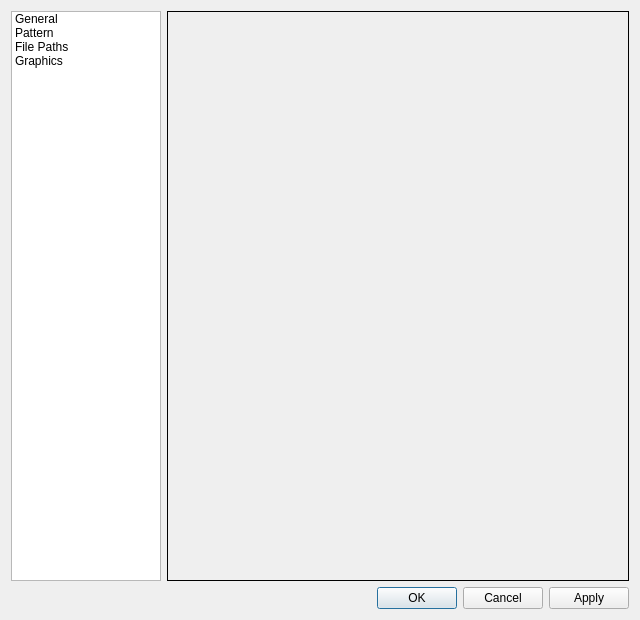
<?xml version="1.0" encoding="UTF-8"?>
<ui version="4.0">
 <class>DialogPreferences</class>
 <widget class="QDialog" name="DialogPreferences">
  <property name="geometry">
   <rect>
    <x>0</x>
    <y>0</y>
    <width>640</width>
    <height>620</height>
   </rect>
  </property>
  <property name="sizePolicy">
   <sizepolicy hsizetype="Preferred" vsizetype="Preferred">
    <horstretch>0</horstretch>
    <verstretch>0</verstretch>
   </sizepolicy>
  </property>
  <property name="minimumSize">
   <size>
    <width>640</width>
    <height>620</height>
   </size>
  </property>
  <property name="maximumSize">
   <size>
    <width>800</width>
    <height>620</height>
   </size>
  </property>
  <property name="windowTitle">
   <string>Application Preferences</string>
  </property>
  <property name="windowIcon">
   <iconset resource="../../../libs/vmisc/share/resources/theme.qrc">
    <normaloff>:/tsvg/spectrum/Settings.tsvg</normaloff>:/tsvg/spectrum/Settings.tsvg</iconset>
  </property>
  <layout class="QVBoxLayout" name="verticalLayout">
   <item>
    <layout class="QHBoxLayout" name="horizontalLayout">
     <item>
      <widget class="QListWidget" name="contents_ListWidget">
       <property name="minimumSize">
        <size>
         <width>150</width>
         <height>0</height>
        </size>
       </property>
       <property name="maximumSize">
        <size>
         <width>150</width>
         <height>16777215</height>
        </size>
       </property>
       <property name="focusPolicy">
        <enum>Qt::TabFocus</enum>
       </property>
       <property name="iconSize">
        <size>
         <width>20</width>
         <height>20</height>
        </size>
       </property>
       <property name="textElideMode">
        <enum>Qt::ElideMiddle</enum>
       </property>
       <property name="movement">
        <enum>QListView::Static</enum>
       </property>
       <property name="spacing">
        <number>2</number>
       </property>
       <property name="viewMode">
        <enum>QListView::ListMode</enum>
       </property>
       <property name="currentRow">
        <number>-1</number>
       </property>
       <item>
        <property name="text">
         <string>General</string>
        </property>
        <property name="icon">
         <iconset resource="../../../libs/vmisc/share/resources/icon.qrc">
          <normaloff>:/tsvg/spectrum/Settings.tsvg</normaloff>:/tsvg/spectrum/Settings.tsvg</iconset>
        </property>
        <property name="flags">
         <set>ItemIsSelectable|ItemIsUserCheckable|ItemIsEnabled</set>
        </property>
       </item>
       <item>
        <property name="text">
         <string>Pattern</string>
        </property>
        <property name="icon">
         <iconset resource="../../../libs/vmisc/share/resources/icon.qrc">
          <normaloff>:/tsvg/seamly/pattern_config.tsvg</normaloff>:/tsvg/seamly/pattern_config.tsvg</iconset>
        </property>
        <property name="flags">
         <set>ItemIsSelectable|ItemIsUserCheckable|ItemIsEnabled</set>
        </property>
       </item>
       <item>
        <property name="text">
         <string>File Paths</string>
        </property>
        <property name="icon">
         <iconset resource="../../../libs/vmisc/share/resources/icon.qrc">
          <normaloff>:/tsvg/spectrum/Folder.tsvg</normaloff>:/tsvg/spectrum/Folder.tsvg</iconset>
        </property>
        <property name="flags">
         <set>ItemIsSelectable|ItemIsUserCheckable|ItemIsEnabled</set>
        </property>
       </item>
       <item>
        <property name="text">
         <string>Graphics</string>
        </property>
        <property name="icon">
         <iconset resource="../../../libs/vmisc/share/resources/icon.qrc">
          <normaloff>:/tsvg/spectrum/DeviceDesktop.tsvg</normaloff>:/tsvg/spectrum/DeviceDesktop.tsvg</iconset>
        </property>
        <property name="flags">
         <set>ItemIsSelectable|ItemIsUserCheckable|ItemIsEnabled</set>
        </property>
       </item>
      </widget>
     </item>
     <item>
      <widget class="QStackedWidget" name="pages_StackedWidget">
       <property name="sizePolicy">
        <sizepolicy hsizetype="Expanding" vsizetype="Preferred">
         <horstretch>0</horstretch>
         <verstretch>0</verstretch>
        </sizepolicy>
       </property>
       <property name="minimumSize">
        <size>
         <width>0</width>
         <height>0</height>
        </size>
       </property>
       <property name="maximumSize">
        <size>
         <width>16777215</width>
         <height>570</height>
        </size>
       </property>
       <property name="sizeIncrement">
        <size>
         <width>0</width>
         <height>0</height>
        </size>
       </property>
       <property name="frameShape">
        <enum>QFrame::Box</enum>
       </property>
       <widget class="QWidget" name="page_2"/>
      </widget>
     </item>
    </layout>
   </item>
   <item>
    <widget class="QDialogButtonBox" name="buttonBox">
     <property name="orientation">
      <enum>Qt::Horizontal</enum>
     </property>
     <property name="standardButtons">
      <set>QDialogButtonBox::Apply|QDialogButtonBox::Cancel|QDialogButtonBox::Ok</set>
     </property>
    </widget>
   </item>
  </layout>
 </widget>
 <resources>
  <include location="../../../libs/vmisc/share/resources/icon.qrc"/>
  <include location="../../../libs/vmisc/share/resources/theme.qrc"/>
 </resources>
 <connections>
  <connection>
   <sender>buttonBox</sender>
   <signal>rejected()</signal>
   <receiver>DialogPreferences</receiver>
   <slot>reject()</slot>
   <hints>
    <hint type="sourcelabel">
     <x>316</x>
     <y>260</y>
    </hint>
    <hint type="destinationlabel">
     <x>286</x>
     <y>274</y>
    </hint>
   </hints>
  </connection>
 </connections>
</ui>
